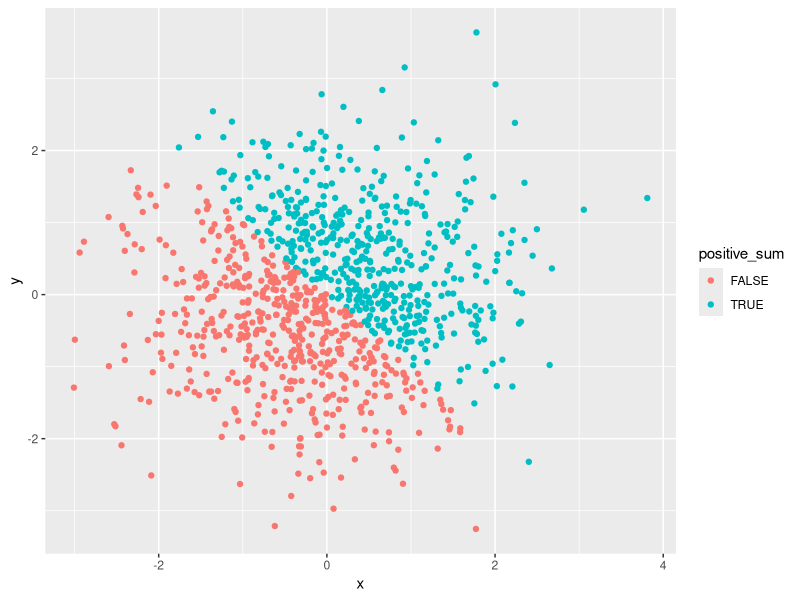
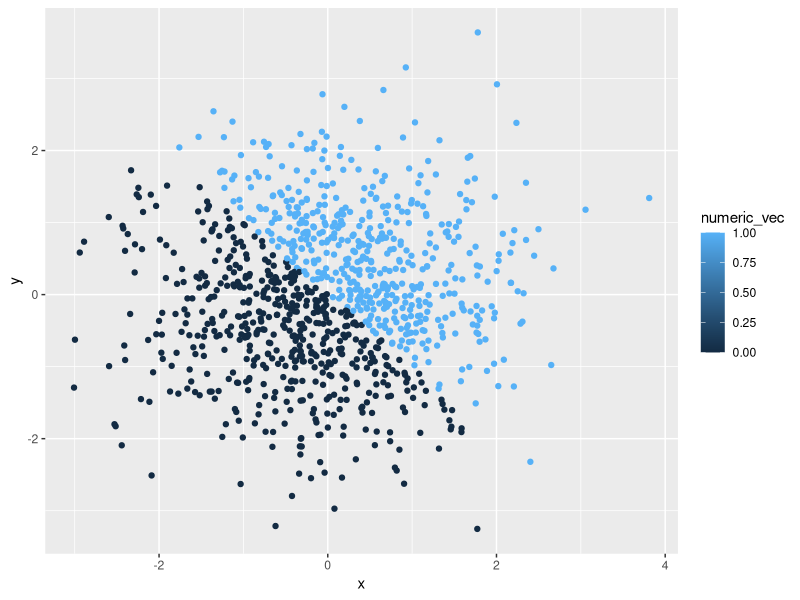
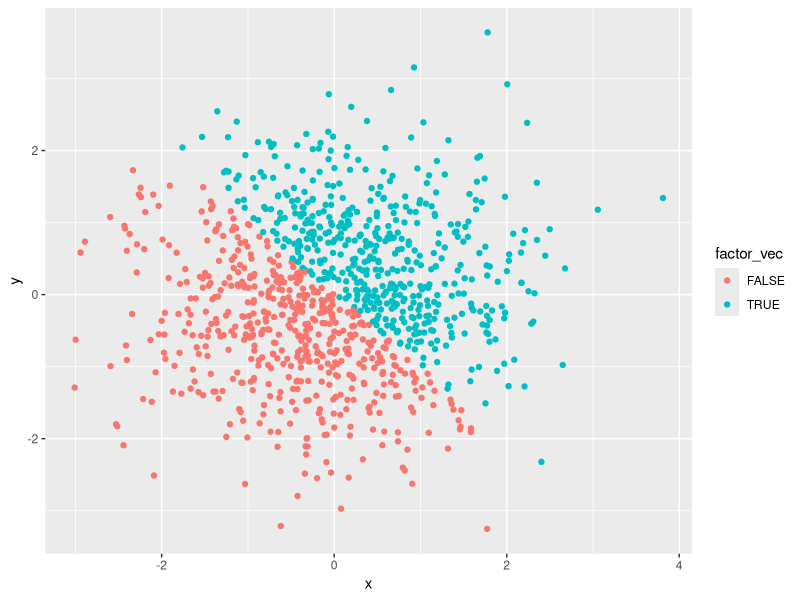

Reproduce these figures in R, in order.
## ---- chunk 1
library(tidyverse)
## ---- chunk 2
set.seed(1)
data_frame = tibble(
  vec_numeric = runif(10, 0, 5),
  vec_logical = vec_numeric > 2,
  vec_char = c("a", "b", "c", "d", "e", "aa", "bb", "ccc", "dd", "ee"),
  vec_factor = factor(c("M", "F", "F", "M", "M", "M", "F", "F", "F", "M"))
)

#check the data frame
data_frame
## ---- chunk 3
mean(data_frame$vec_numeric)
mean(data_frame$vec_logical)
## ---- chunk 4
mean(data_frame$vec_char)
mean(data_frame$vec_factor)
## ---- chunk 5
as.numeric(as.factor(data_frame$vec_char))
## ---- chunk 6
as.character(data_frame$vec_factor)
as.numeric(as.character(data_frame$vec_factor))
## ---- chunk 7
rm(list=ls())
## ---- chunk 8
set.seed(1)
x = rnorm(1000) 
y = rnorm(1000)
positive_sum = x + y > 0
numeric_vec = as.numeric(positive_sum)
factor_vec = as.factor(positive_sum)

#combine the 5 vectors above into data frame
data_frame = tibble(x, y, positive_sum, numeric_vec, factor_vec)
head(data_frame)
## ---- chunk 9
ggplot(data_frame, aes(x = x, y = y, color = positive_sum)) + geom_point()
ggsave("scatter_plot.pdf", height = 4, width = 6)
## ---- chunk 10
ggplot(data_frame, aes(x = x, y = y, color = numeric_vec)) + geom_point()
ggplot(data_frame, aes(x = x, y = y, color = factor_vec)) + geom_point()
